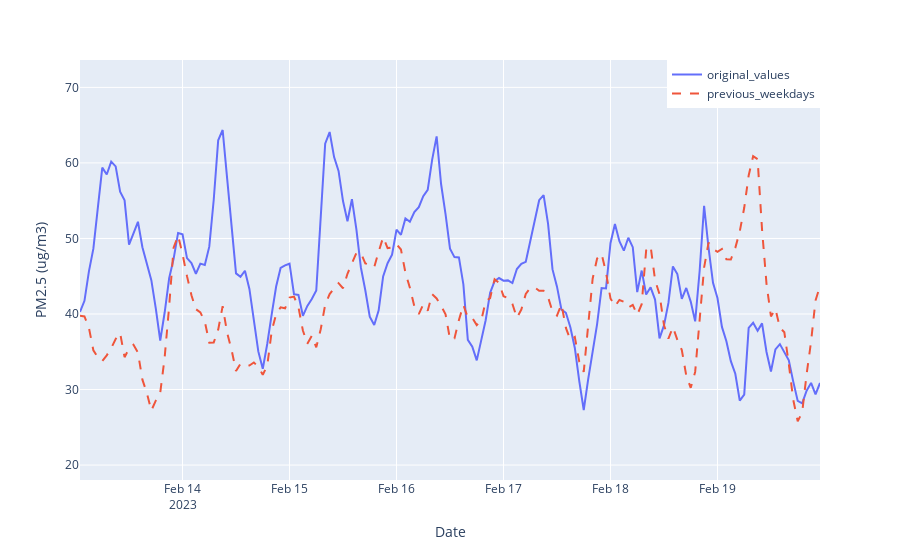

Notebook cell for this chart:
### Code cell
get_visualisation('previous_weekdays', imputed_df)

### Figure 1 — Plotly figure (JSON) as saved in the notebook; plotly's stock layout.template omitted (floating-point values rounded to 4 significant figures; data arrays with more than 128 entries replaced by an {"elided": "..."} marker saying what was removed)
{"data": [{"hovertemplate": "variable=original_values<br>From Date=%{x}<br>value=%{y}<extra></extra>", "legendgroup": "original_values", "line": {"color": "#636efa", "dash": "solid"}, "marker": {"symbol": "circle"}, "mode": "lines", "name": "original_values", "orientation": "v", "showlegend": true, "type": "scatter", "x": {"elided": "167 str values"}, "xaxis": "x", "y": {"elided": "167 float values"}, "yaxis": "y"}, {"hovertemplate": "variable=previous_weekdays<br>From Date=%{x}<br>value=%{y}<extra></extra>", "legendgroup": "previous_weekdays", "line": {"color": "#EF553B", "dash": "dash"}, "marker": {"symbol": "circle"}, "mode": "lines", "name": "previous_weekdays", "orientation": "v", "showlegend": true, "type": "scatter", "x": {"elided": "167 str values"}, "xaxis": "x", "y": {"elided": "167 float values"}, "yaxis": "y"}], "layout": {"legend": {"title": {"text": ""}, "tracegroupgap": 0, "x": 1, "xanchor": "right", "y": 1, "yanchor": "top"}, "margin": {"t": 60}, "xaxis": {"anchor": "y", "domain": [0, 1], "title": {"text": "Date"}}, "yaxis": {"anchor": "x", "domain": [0, 1], "range": [18.02, 73.63], "title": {"text": "PM2.5 (ug/m3)"}}}}
